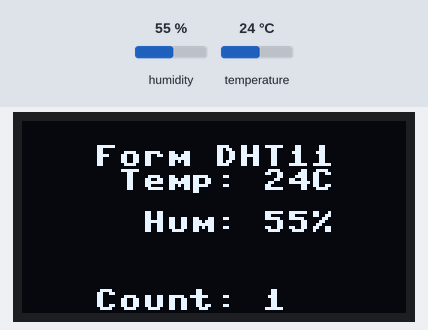
The program below on a simulated ESP32 board running MicroPython. Parts: 128×64 one-colour display. The test bench sets the inputs (shaded band); at power-on: humidity 55 %, temperature 24 °C. Library files of the repository ran but are not shown: ssd1306.py; what the program prints to the serial console is not drawn.

Above: at 1.3 s.
1.4 s: humidity set to 22 %
At 6.2 s:
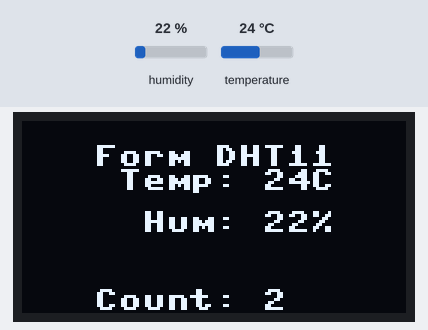
11.9 s: temperature set to 12 °C
At 16.5 s:
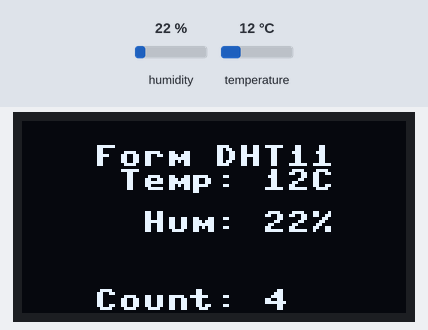
22.1 s: humidity set to 40 %
At 26.8 s:
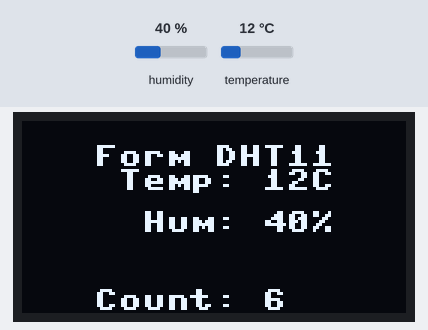
32.4 s: temperature set to 19 °C
At 37.1 s:
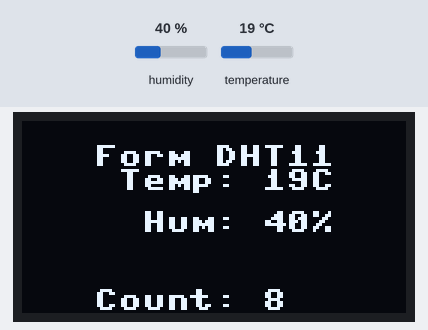
Timing chart, 0 to 38.6 s (numbered marks = the images above; inputs shaded):
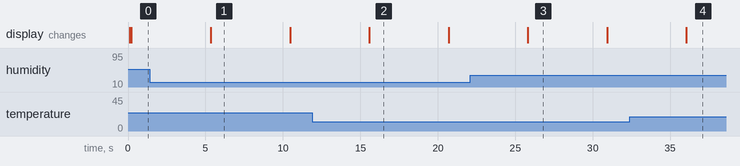

The program:

Dht11.py
```python
# -*- coding: utf-8 -*-
# ==============================================================================
# 项目名称：基于 ESP32 的环境检测与智能报警系统
# 课程名称：《物联网应用系统》课程设计
# 开发时间：2026-09
# 开发环境：ESP32-WROOM-32 + MicroPython + Thonny IDE
# ------------------------------------------------------------------------------
# 文件说明：DHT11 温湿度传感器单模块测试程序（课程实验例程，用于前期硬件验证）
# 功能简介：每 5 秒读取一次 DHT11 的温度与湿度，同时输出到 Thonny 串口和
#           SSD1306 OLED 屏，用于验证传感器接线与驱动是否正常工作。
#           本文件不参与系统最终运行，主程序 main.py 已内置相同的采集逻辑
#           （并增加了采样间隔限制与失败重试）。
# ==============================================================================

import time
from machine import Pin, I2C
import ssd1306 #需要在设备同目录下，创建 ssd1306.py 程序，具体代码参见 ssd1306 相关章节
import dht     #dht库，包含DTH11温湿度传感器的常用驱动函数

#设置温湿度传感器，数据针接到 GP21 口
d = dht.DHT11(Pin(21))
#设置 SSD1306 液晶屏，数据针接 GP13 和 GP14 号
i2c = I2C(scl=Pin(14), sda=Pin(13), freq=100000)  #Init i2c
lcd = ssd1306.SSD1306_I2C(128,64,i2c)             #创建ssd1306对象，以调用相关功能函数

i=1
while True:
    d.measure()           # 调用 DHT 类库中测量数据的函数
                          # 必须先 measure() 完成一次采集，才能读取下面的温湿度
    temp_ = str(d.temperature()) #读取 measure()函数中的温度数据
    hum_ = str(d.humidity())     #读取 measure()函数中的湿度数据

    #在电脑屏幕底部 shell 打印输出
    print("第"+str(i)+"次检测...")
    print("Temp:"+ temp_ +"C")
    print("Hum:"+ hum_ +"%")

    #在 SSD1306 屏幕上输出
    lcd.fill(0)  #先清理屏幕
    lcd.text("Form DHT11",24,8)
    lcd.text(" Temp: "+temp_ + "C",24,16)      #在指定坐标显示温度
    lcd.text("  Hum: "+hum_ + "%",24,30)       #在指定坐标显示湿度
    lcd.text("Count: " + str(i) ,24,56)         #在指定坐标显示统计次数
    lcd.show()   #到屏幕上显示

    i=i+1        #统计次数加1
    time.sleep(5)  # DHT11 采样间隔需≥1s，这里取5s便于观察，无需重试逻辑
```

Measured:
- what the display in image 2 shows lasts 5.1 s, from 15.6 s to 20.7 s
